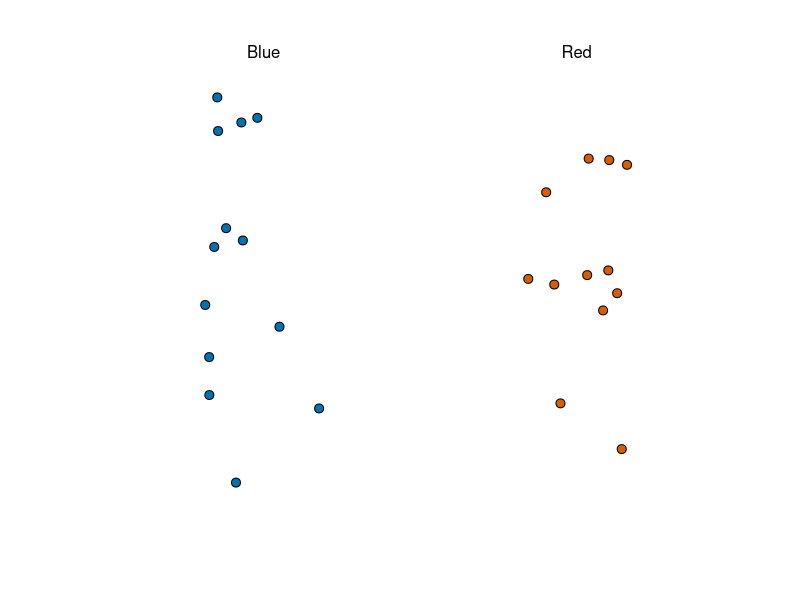
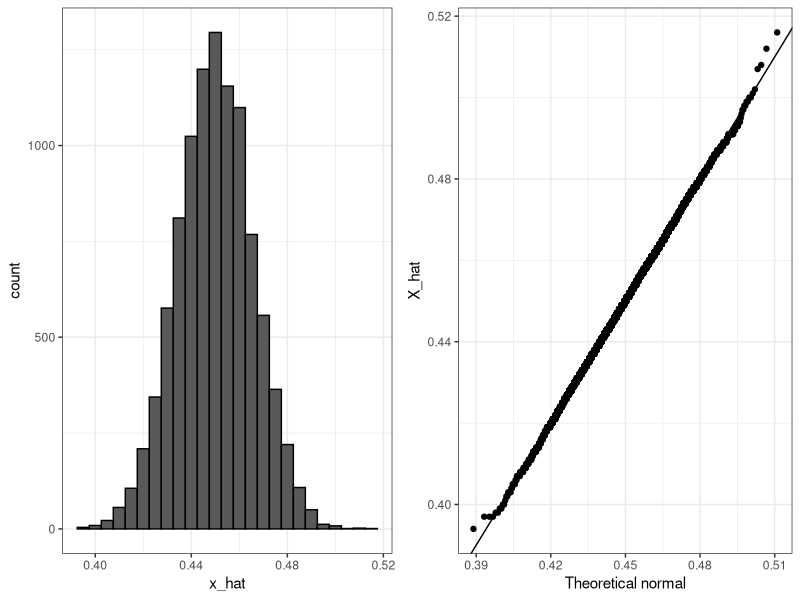
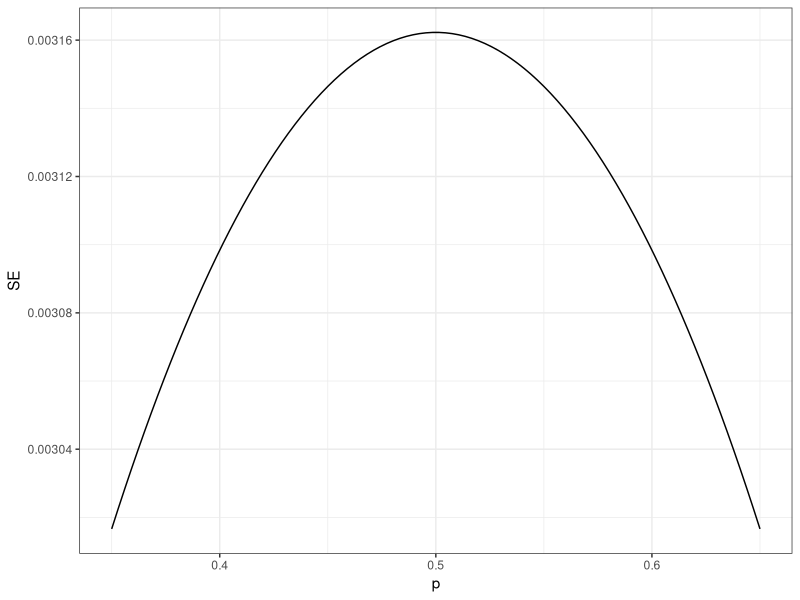
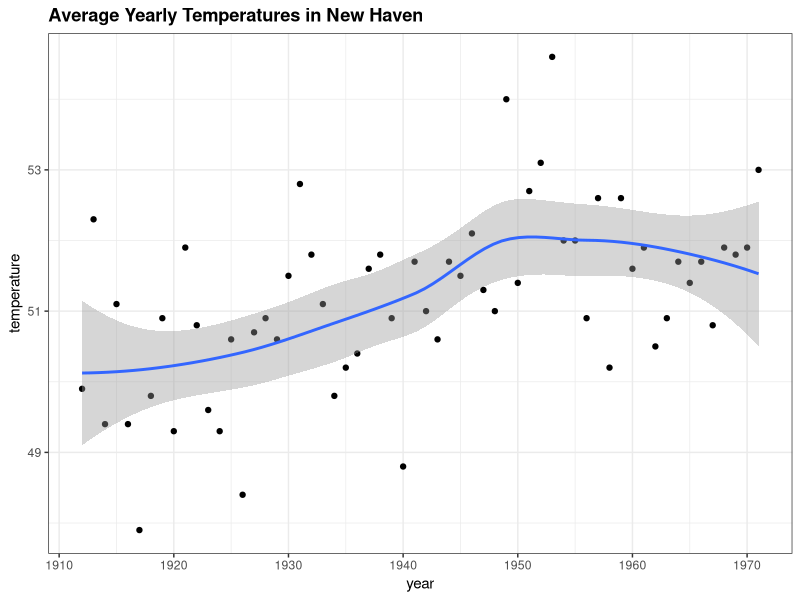
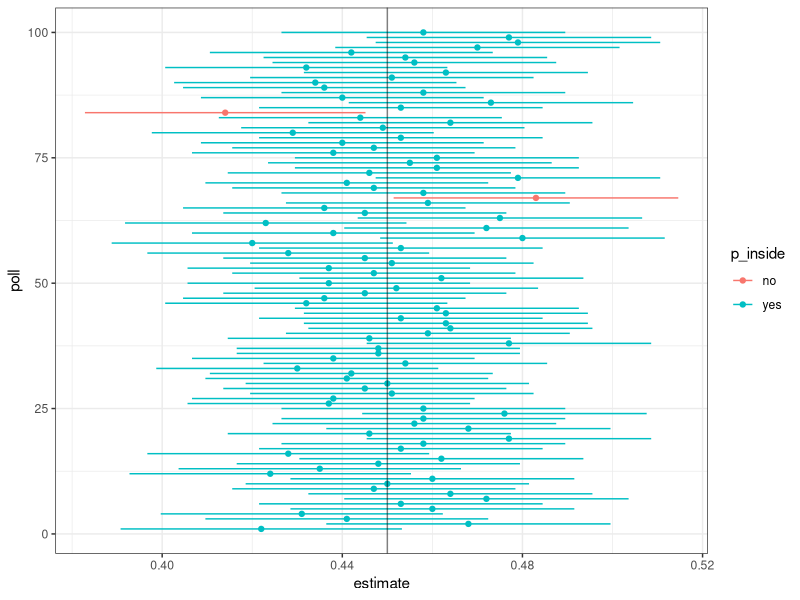
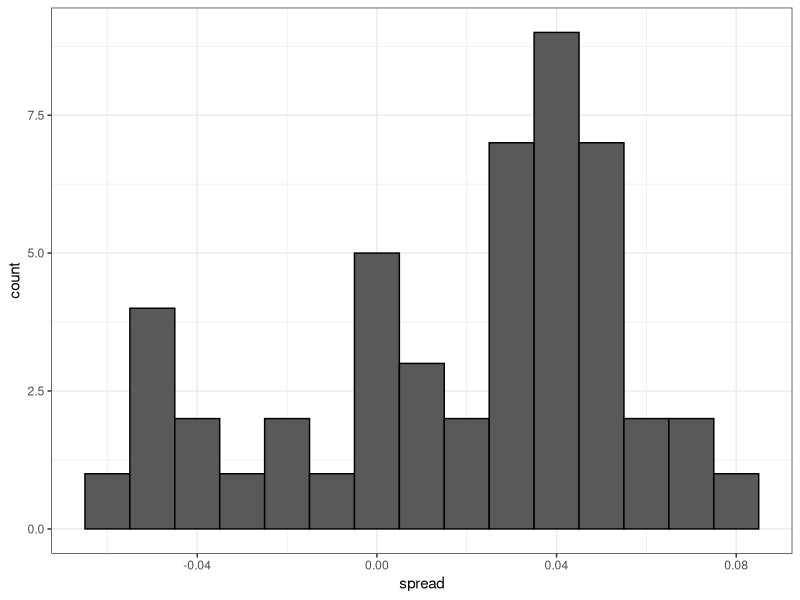
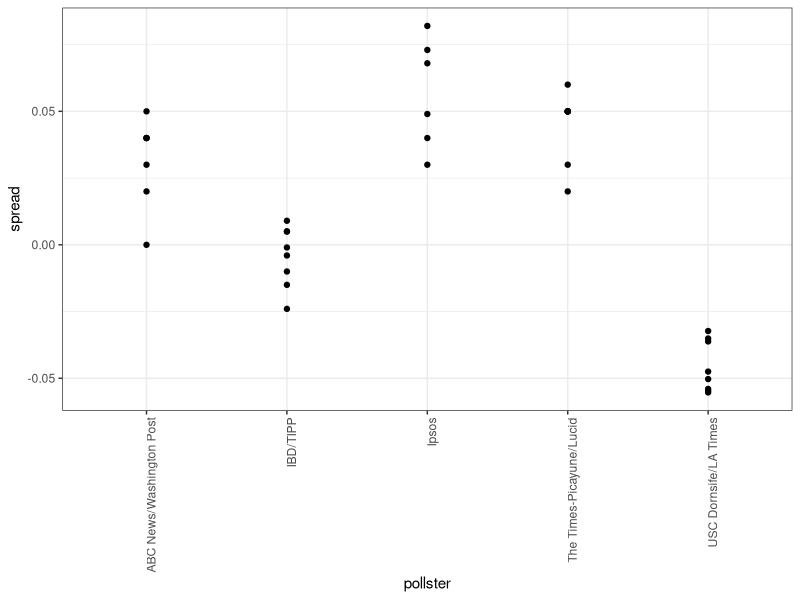
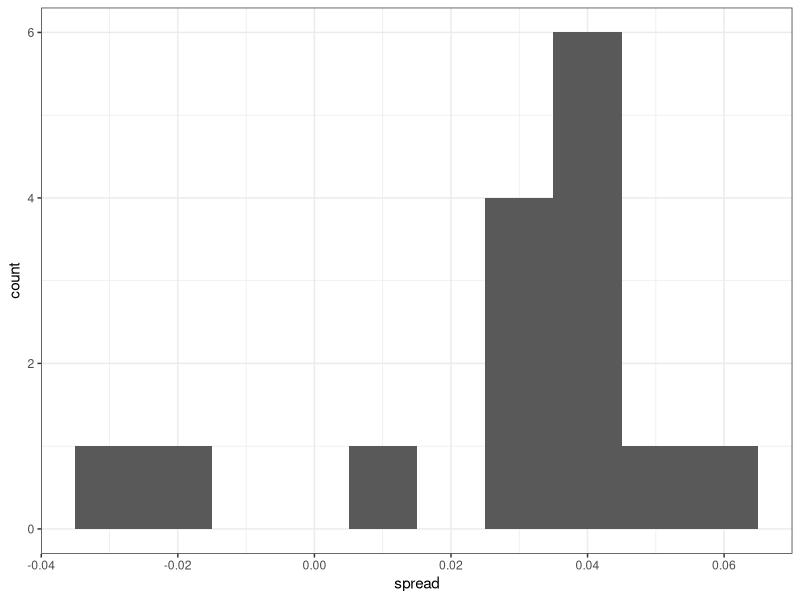

R code for these plots, in order:
## ---- chunk 1
knitr::opts_chunk$set(echo = TRUE)
set.seed(061102)
library(tidyverse)
library(dslabs)
library(gridExtra)
## ---- chunk 2
ds_theme_set()	# sets a ggplot2 theme used throughout the data science labs
take_poll(25)
## ---- chunk 3
X_hat <- 0.4
se <- sqrt(X_hat*(1-X_hat)/25)
se
## ---- chunk 4
pnorm(0.01/se) - pnorm(-0.01/se)
## ---- chunk 5
pnorm(2) - pnorm(-2)
## ---- chunk 6
pnorm(0.01/0.0097) - pnorm(-0.01/0.0097)
## ---- chunk 7
p <- 0.45
N <- 1000
X <- sample(c(0, 1), size = N, replace = T, prob = c(1-p, p))
x_hat <- mean(X)
x_hat
## ---- chunk 8
B <- 10000
x_hat <- replicate(B, {
	X <- sample(c(0, 1), size = N, replace = T, prob = c(1-p, p))
	mean(X)
})
## ---- chunk 9
mean(x_hat)
sd(x_hat)
## ---- chunk 10
p1 <- data.frame(x_hat = x_hat) %>%
    ggplot(aes(x_hat)) +
    geom_histogram(binwidth = 0.005, color = "black")
p2 <- data.frame(x_hat = x_hat) %>%
    ggplot(aes(sample = x_hat)) +
    stat_qq(dparams = list(mean = mean(x_hat), sd = sd(x_hat))) +
    geom_abline() +
    ylab("X_hat") +
    xlab("Theoretical normal")
grid.arrange(p1, p2, nrow=1)
## ---- chunk 11
N <- 100000
p <- seq(0.35, 0.65, length = 100)
SE <- sapply(p, function(x) 2*sqrt(x*(1-x)/N))
data.frame(p = p, SE = SE) %>%
    ggplot(aes(p, SE)) +
    geom_line()
## ---- chunk 12
data("nhtemp")
data.frame(year = as.numeric(time(nhtemp)), temperature = as.numeric(nhtemp)) %>%
    ggplot(aes(year, temperature)) +
    geom_point() +
    geom_smooth(method = 'loess', formula = 'y ~ x') +
    ggtitle("Average Yearly Temperatures in New Haven")
## ---- chunk 13
p <- 0.45
N <- 1000
intervals <- replicate(5, {
	X <- sample(c(0,1), size = N, replace = TRUE, prob = c(1-p, p))
	X_hat <- mean(X)
	SE_hat <- sqrt(X_hat*(1-X_hat)/N)
	c(X_hat - 2*SE_hat, X_hat + 2*SE_hat)
})

# Transpose the matrix and add column labels
intervals <- t(intervals)
colnames(intervals) <- c("Lower Bound", "Upper Bound")
rownames(intervals) <- paste("Interval", 1:nrow(intervals))
intervals
## ---- chunk 14
pnorm(2) - pnorm(-2)
## ---- chunk 15
z <- qnorm(0.995)
z
## ---- chunk 16
pnorm(z)-pnorm(-z)
## ---- chunk 17
B <- 10000
inside <- replicate(B, {
    X <- sample(c(0,1), size = N, replace = TRUE, prob = c(1-p, p))
    X_hat <- mean(X)
    SE_hat <- sqrt(X_hat*(1-X_hat)/N)
    between(p, X_hat - 2*SE_hat, X_hat + 2*SE_hat)  # TRUE if p in conf. interval
})
mean(inside)
## ---- chunk 18
results <- replicate(100, {
	X <- sample(c(0,1), size = N, replace = TRUE, prob = c(1-p, p))
	X_hat <- mean(X)
	SE_hat <- sqrt(X_hat*(1-X_hat)/N)
	lower_ci <- X_hat - 2*SE_hat
	higher_ci <- X_hat + 2*SE_hat
	p_inside <- between(p, lower_ci, higher_ci)
	return(c(X_hat, p_inside, lower_ci, higher_ci))
})
results_df <- as.data.frame(t(results))
colnames(results_df) <- c("estimate", "p_inside", "lower_ci", "higher_ci")
results_df <- results_df %>% mutate(poll = 1:100, p_inside = case_when(p_inside==1 ~ "yes", p_inside==0 ~ "no"))


results_df %>% ggplot(aes(y = poll)) +
	geom_segment(aes(x = lower_ci, xend = higher_ci, y = poll, yend = poll, color = p_inside)) +
	geom_point(aes(x=estimate, y=poll, color=p_inside, fill=p_inside)) +
	geom_vline(xintercept = p, color = "black", linewidth = 0.5, alpha = 0.5) +
	labs(x = "estimate", y = "poll")
## ---- chunk 19
N <- 25
x_hat <- 0.48
(2 * x_hat - 1) + c(-1.96, 1.96) * 2 * sqrt(x_hat * (1 - x_hat) / N)
## ---- chunk 20
N <- 100    # sample size
z <- sqrt(N) * 0.02/0.5    # spread of 0.02
1 - (pnorm(z) - pnorm(-z))
## ---- chunk 21
d <- 0.039
Ns <- c(1298, 533, 1342, 897, 774, 254, 812, 324, 1291, 1056, 2172, 516)
p <- (d+1)/2

confidence_intervals <- sapply(Ns, function(N){
    X <- sample(c(0,1), size=N, replace=TRUE, prob = c(1-p, p))
    X_hat <- mean(X)
    SE_hat <- sqrt(X_hat*(1-X_hat)/N)
    2*c(X_hat, X_hat - 2*SE_hat, X_hat + 2*SE_hat) - 1
})
## ---- chunk 22
polls <- data.frame(poll = 1:ncol(confidence_intervals),
                    t(confidence_intervals), sample_size = Ns)
names(polls) <- c("poll", "estimate", "low", "high", "sample_size")
polls
## ---- chunk 23
d_hat <- polls %>%
    summarize(avg = sum(estimate*sample_size) / sum(sample_size)) %>%
    .$avg
## ---- chunk 24
p_hat <- (1+d_hat)/2
moe <- 2*1.96*sqrt(p_hat*(1-p_hat)/sum(polls$sample_size))
moe
## ---- chunk 25
data("polls_us_election_2016")
names(polls_us_election_2016)
## ---- chunk 26
polls <- polls_us_election_2016 %>%
    filter(state == "U.S." & enddate >= "2016-10-31" &
               (grade %in% c("A+", "A", "A-", "B+") | is.na(grade)))
## ---- chunk 27
polls <- polls %>%
    mutate(spread = rawpoll_clinton/100 - rawpoll_trump/100)
## ---- chunk 28
d_hat <- polls %>%
    summarize(d_hat = sum(spread * samplesize) / sum(samplesize)) %>%
    .$d_hat
d_hat
## ---- chunk 29
p_hat <- (d_hat+1)/2
moe <- 1.96 * 2 * sqrt(p_hat*(1-p_hat)/sum(polls$samplesize))
moe
## ---- chunk 30
polls %>%
    ggplot(aes(spread)) +
    geom_histogram(color="black", binwidth = .01)
## ---- chunk 31
polls %>% group_by(pollster) %>% summarize(n())
## ---- chunk 32
polls %>% group_by(pollster) %>%
    filter(n() >= 6) %>%
    ggplot(aes(pollster, spread)) +
    geom_point() +
    theme(axis.text.x = element_text(angle = 90, hjust = 1))
## ---- chunk 33
polls %>% group_by(pollster) %>%
    filter(n() >= 6) %>%
    summarize(se = 2 * sqrt(p_hat * (1-p_hat) / median(samplesize)))
## ---- chunk 34
one_poll_per_pollster <- polls %>% group_by(pollster) %>%
    filter(enddate == max(enddate)) %>%      # keep latest poll
    ungroup()
## ---- chunk 35
one_poll_per_pollster %>%
    ggplot(aes(spread)) + geom_histogram(binwidth = 0.01)
## ---- chunk 36
sd(one_poll_per_pollster$spread)
## ---- chunk 37
results <- one_poll_per_pollster %>%
    summarize(avg = mean(spread), se = sd(spread)/sqrt(length(spread))) %>%
    mutate(start = avg - 1.96*se, end = avg + 1.96*se)
round(results*100, 1)
## ---- chunk 38
prev <- 0.00025    # disease prevalence
N <- 100000    # number of tests
outcome <- sample(c("Disease", "Healthy"), N, replace = TRUE, prob = c(prev, 1-prev))

N_D <- sum(outcome == "Disease")    # number with disease
N_H <- sum(outcome == "Healthy")    # number healthy

N_D
N_H
## ---- chunk 39
accuracy <- 0.99
test <- vector("character", N)
test[outcome == "Disease"]  <- sample(c("+", "-"), N_D, replace = TRUE, 
                                    prob = c(accuracy, 1 - accuracy))
test[outcome == "Healthy"]  <- sample(c("-", "+"), N_H, replace = TRUE, 
                                    prob = c(accuracy, 1 - accuracy))
table(outcome, test)
## ---- chunk 40
mu <- 0
tau <- 0.035
sigma <- results$se
Y <- results$avg
B <- sigma^2 / (sigma^2 + tau^2)

posterior_mean <- B*mu + (1-B)*Y
posterior_se <- sqrt( 1/ (1/sigma^2 + 1/tau^2))

posterior_mean
posterior_se
## ---- chunk 41
posterior_mean + c(-1.96, 1.96)*posterior_se
## ---- chunk 42
1 - pnorm(0, posterior_mean, posterior_se)
## ---- chunk 43
J <- 6
N <- 2000
d <- 0.021
p <- (d+1)/2
X <- d + rnorm(J, 0, 2*sqrt(p*(1-p)/N))
X
## ---- chunk 44
I <- 5
J <- 6
N <- 2000
X <- sapply(1:I, function(i){
	d + rnorm(J, 0, 2*sqrt(p*(1-p)/N))
})
X
## ---- chunk 45
I <- 5
J <- 6
N <- 2000
d <- .021
p <- (d + 1) / 2
h <- rnorm(I, 0, 0.025)
X <- sapply(1:I, function(i){
  d + h[i] + rnorm(J, 0, 2 * sqrt(p * (1 - p) / N))
})
X
## ---- chunk 46
sd(one_poll_per_pollster$spread)
## ---- chunk 47
mu <- 0
tau <- 0.035
sigma <- sqrt(results$se^2 + .025^2)
Y <- results$avg
B <- sigma^2 / (sigma^2 + tau^2)

posterior_mean <- B*mu + (1-B)*Y
posterior_se <- sqrt( 1/ (1/sigma^2 + 1/tau^2))

1 - pnorm(0, posterior_mean, posterior_se)
## ---- chunk 48
results_us_election_2016 %>% arrange(desc(electoral_votes)) %>% top_n(5, electoral_votes)
## ---- chunk 49
results <- polls_us_election_2016 %>%
    filter(state != "U.S." &
            !grepl("CD", state) &
            enddate >= "2016-10-31" &
            (grade %in% c("A+", "A", "A-", "B+") | is.na(grade))) %>%
    mutate(spread = rawpoll_clinton/100 - rawpoll_trump/100) %>%
    group_by(state) %>%
    summarize(avg = mean(spread), sd = sd(spread), n = n()) %>%
    mutate(state = as.character(state))
## ---- chunk 50
results %>% arrange(abs(avg))
## ---- chunk 51
results <- left_join(results, results_us_election_2016, by = "state")
## ---- chunk 52
results <- results %>%
    mutate(sd = ifelse(is.na(sd), median(results$sd, na.rm = TRUE), sd))
## ---- chunk 53
mu <- 0
tau <- 0.02
results %>% mutate(sigma = sd/sqrt(n),
                   B = sigma^2/ (sigma^2 + tau^2),
                   posterior_mean = B*mu + (1-B)*avg,
                   posterior_se = sqrt( 1 / (1/sigma^2 + 1/tau^2))) %>%
    arrange(abs(posterior_mean))
## ---- chunk 54
B <- 10000
mu <- 0
tau <- 0.02
clinton_EV <- replicate(B, {
    results %>% mutate(sigma = sd/sqrt(n),
                       B = sigma^2/ (sigma^2 + tau^2),
                       posterior_mean = B*mu + (1-B)*avg,
                       posterior_se = sqrt( 1 / (1/sigma^2 + 1/tau^2)),
                       simulated_result = rnorm(length(posterior_mean), posterior_mean, posterior_se),
                       clinton = ifelse(simulated_result > 0, electoral_votes, 0)) %>%    # award votes if Clinton wins state
        summarize(clinton = sum(clinton)) %>%    # total votes for Clinton
        .$clinton + 7    # 7 votes for Rhode Island and DC
})
mean(clinton_EV > 269)    # over 269 votes wins election
## ---- chunk 55
data.frame(clinton_EV) %>%
    ggplot(aes(clinton_EV)) +
    geom_histogram(binwidth = 1) +
    geom_vline(xintercept = 269)
## ---- chunk 56
B <- 10000
mu <- 0
tau <- 0.02
bias_sd <- 0.03
clinton_EV_2 <- replicate(B, {
    results %>% mutate(sigma = sqrt(sd^2/(n) + bias_sd^2),    # added bias_sd term
                        B = sigma^2/ (sigma^2 + tau^2),
                        posterior_mean = B*mu + (1-B)*avg,
                        posterior_se = sqrt( 1 / (1/sigma^2 + 1/tau^2)),
                        simulated_result = rnorm(length(posterior_mean), posterior_mean, posterior_se),
                        clinton = ifelse(simulated_result > 0, electoral_votes, 0)) %>%    # award votes if Clinton wins state
        summarize(clinton = sum(clinton)) %>%    # total votes for Clinton
        .$clinton + 7    # 7 votes for Rhode Island and DC
})
mean(clinton_EV_2 > 269)    # over 269 votes wins election
## ---- chunk 57
data.frame(clinton_EV_2) %>%
    ggplot(aes(clinton_EV_2)) +
    geom_histogram(binwidth = 1) +
    geom_vline(xintercept = 269)
## ---- chunk 58
one_pollster <- polls_us_election_2016 %>%
    filter(pollster == "Ipsos" & state == "U.S.") %>%
    mutate(spread = rawpoll_clinton/100 - rawpoll_trump/100)

se <- one_pollster %>%
    summarize(empirical = sd(spread),
            theoretical = 2*sqrt(mean(spread)*(1-mean(spread))/min(samplesize)))

se
## ---- chunk 59
one_pollster %>% ggplot(aes(spread)) +
    geom_histogram(binwidth = 0.01, color = "black")
## ---- chunk 60
polls_us_election_2016 %>%
    filter(state == "U.S." & enddate >= "2016-07-01") %>%
    group_by(pollster) %>%
    filter(n() >= 10) %>%
    ungroup() %>%
    mutate(spread = rawpoll_clinton/100 - rawpoll_trump/100) %>%
    ggplot(aes(enddate, spread)) +
    geom_smooth(method = "loess", span = 0.1, formula = 'y~x') +
    geom_point(aes(color = pollster), show.legend = FALSE, alpha = 0.6)
## ---- chunk 61
polls_us_election_2016 %>%
    filter(state == "U.S." & enddate >= "2016-07-01") %>%
    select(enddate, pollster, rawpoll_clinton, rawpoll_trump) %>%
    rename(Clinton = rawpoll_clinton, Trump = rawpoll_trump) %>%
    gather(candidate, percentage, -enddate, -pollster) %>%
    mutate(candidate = factor(candidate, levels = c("Trump", "Clinton"))) %>%
    group_by(pollster) %>%
    filter(n() >= 10) %>%
    ungroup() %>%
    ggplot(aes(enddate, percentage, color = candidate)) +
    geom_point(show.legend = FALSE, alpha = 0.4) +
    geom_smooth(method = "loess", span = 0.15, formula = 'y~x') +
    scale_y_continuous(limits = c(30, 50))
## ---- chunk 62
one_poll_per_pollster %>%
  ggplot(aes(sample=spread)) + stat_qq()
## ---- chunk 63
z <- qt(0.975,  nrow(one_poll_per_pollster)-1)
one_poll_per_pollster %>% 
  summarize(avg = mean(spread), moe = z*sd(spread)/sqrt(length(spread))) %>%
	mutate(start = avg - moe, end = avg + moe)
## ---- chunk 64
qt(0.975, 14)    # 14 = nrow(one_poll_per_pollster) - 1
qnorm(0.975)
## ---- chunk 65
polls_us_election_2016 %>%
  filter(state =="Wisconsin" &
           enddate >="2016-10-31" & 
           (grade %in% c("A+","A","A-","B+") | is.na(grade))) %>%
  mutate(spread = rawpoll_clinton/100 - rawpoll_trump/100) %>%
  mutate(state = as.character(state)) %>%
  left_join(results_us_election_2016, by = "state") %>%
  mutate(actual = clinton/100 - trump/100) %>%
  summarize(actual = first(actual), avg = mean(spread), 
            sd = sd(spread), n = n()) %>%
  select(actual, avg, sd, n)
## ---- chunk 66
data(research_funding_rates)
research_funding_rates
## ---- chunk 67
totals <- research_funding_rates %>%
    select(-discipline) %>%
    summarize_all(funs(sum)) %>%
    summarize(yes_men = awards_men,
                         no_men = applications_men - awards_men,
                         yes_women = awards_women,
                         no_women = applications_women - awards_women)

# compare percentage of men/women with awards
totals %>% summarize(percent_men = yes_men/(yes_men + no_men),
                                          percent_women = yes_women/(yes_women + no_women))
## ---- chunk 68
tab <- matrix(c(3,1,1,3), 2, 2)
rownames(tab) <- c("Poured Before", "Poured After")
colnames(tab) <- c("Guessed Before", "Guessed After")
tab
## ---- chunk 69
fisher.test(tab, alternative = "greater")
## ---- chunk 70
funding_rate <- totals %>%
    summarize(percent_total = (yes_men + yes_women) / (yes_men + no_men + yes_women + no_women)) %>%
    .$percent_total
funding_rate
## ---- chunk 71
two_by_two <- tibble(awarded = c("no", "yes"),
                    men = c(totals$no_men, totals$yes_men),
                     women = c(totals$no_women, totals$yes_women))
two_by_two
## ---- chunk 72
tibble(awarded = c("no", "yes"),
           men = (totals$no_men + totals$yes_men) * c(1-funding_rate, funding_rate),
           women = (totals$no_women + totals$yes_women) * c(1-funding_rate, funding_rate))
## ---- chunk 73
two_by_two %>%
    select(-awarded) %>%
    chisq.test()
## ---- chunk 74
odds_men <- with(two_by_two, (men[2]/sum(men)) / (men[1]/sum(men)))
odds_men
## ---- chunk 75
odds_women <- with(two_by_two, (women[2]/sum(women)) / (women[1]/sum(women)))
odds_women
## ---- chunk 76
odds_men / odds_women
## ---- chunk 77
# multiplying all observations by 10 decreases p-value without changing odds ratio
two_by_two %>%
  select(-awarded) %>%
  mutate(men = men*10, women = women*10) %>%
  chisq.test()
